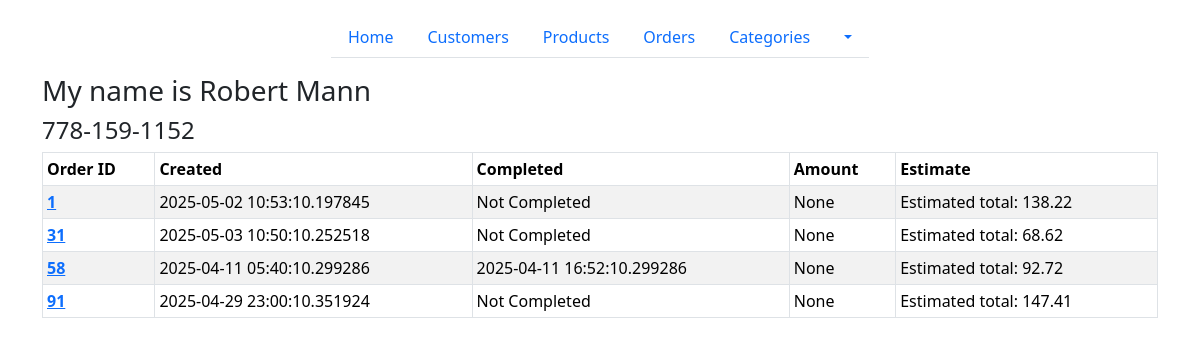
/customers/2, run on the app's committed database.
### models/customer.py (models this page shows, shortened)
class Customer(db.Model):
    __tablename__ = "Customers"
    id = db.mapped_column(db.Integer, primary_key=True)
    name = db.mapped_column(db.String)
    phone = db.mapped_column(db.String, unique=True)
    orders = db.relationship("Order", back_populates="customer")

### models/order.py (models this page shows, shortened)
class Order(db.Model):
    __tablename__ = "Orders"
    id = db.mapped_column(db.Integer, primary_key=True)
    customer_id = db.mapped_column(db.Integer, db.ForeignKey("Customers.id"))
    created = db.mapped_column(db.DateTime, nullable=False, default=db.func.now())
    completed = db.mapped_column(db.DateTime, nullable=True, default=None)
    amount = db.mapped_column(db.DECIMAL(6,2), nullable=True, default=None)
    items = db.relationship('ProductOrder', back_populates="order")
    customer = db.relationship('Customer', back_populates='orders')
    def estimate(self):
        total = 0
        for item in self.items:
            total += item.quantity * item.product.price
        return round(total,2)

### models/productOrder.py (models this page shows, shortened)
class ProductOrder(db.Model):
    __tablename__ = "ProductOrder"
    product_id = db.mapped_column(db.ForeignKey("Products.id"), primary_key=True)
    order_id = db.mapped_column(db.ForeignKey("Orders.id"), primary_key=True)
    quantity = db.mapped_column(db.Integer, nullable=False)
    product = db.relationship('Product', back_populates="order")
    order = db.relationship('Order', back_populates='items')

### models/product.py (models this page shows, shortened)
class Product(db.Model):
    __tablename__ = "Products"
    id = db.mapped_column(db.Integer, primary_key=True)
    name = db.mapped_column(db.String)
    price = db.mapped_column(db.DECIMAL(10, 2))
    available = db.mapped_column(db.Integer, default=0)
    category_id = db.mapped_column(db.Integer, db.ForeignKey("Categories.id"))
    category = db.relationship("Category", back_populates="products")
    order = db.relationship("ProductOrder", back_populates="product")

### routes/customers.py (the view)
@customers_bp.route("/<int:id>")
def customer_detail(id):
    stmt = db.select(Customer).where(Customer.id == id)
    data = db.session.execute(stmt).scalar()
    stmt2 = db.select(Order).where(Order.customer_id == id)
    orders = db.session.execute(stmt2).scalars()
    return render_template("customer.html", customer = data, orders=orders)

### templates/customer.html
{% extends "base.html" %}
{% block content %}
<h3>My name is {{ customer.name }}</h3>
<h4>{{ customer.phone }}</h4>
<table class="table table-bordered table-striped table-sm table-hover">
    <thead>
        <tr>
            <th>Order ID</th>
            <th>Created</th>
            <th>Completed</th>
            <th>Amount</th>
            <th>Estimate</th>
        </tr>
    </thead>
    <tbody class="table-group-divider">
    <tbody>
        {% for order in orders %}
        <tr>
            <th>
                <a href="{{ url_for('single_order_page', order_id=order.id)}}">{{ order.id }}</a>
            </th>
            <td>
                {{ order.created }}
            </td>
            <td>
                {% if not order.completed %}
                Not Completed
                {% else %}
                {{ order.completed }}
                {% endif %}
            </td>
            <td>
                {{ order.amount }}
            </td>
            <td>
                Estimated total: {{ order.estimate() }}
            </td>
        </tr>
        {% endfor %}
    </tbody>
</table>
</body>
{% endblock %}

### data on the page
Customer: name "Robert Mann", phone "778-159-1152"
Order: id "1", created "2025-05-02 10:53:10.197845", shows "Not Completed", amount "None", estimate "138.22"
Order: id "31", created "2025-05-03 10:50:10.252518", shows "Not Completed", amount "None", estimate "68.62"
Order: id "58", created "2025-04-11 05:40:10.299286", completed "2025-04-11 16:52:10.299286", amount "None", estimate "92.72"
Order: id "91", created "2025-04-29 23:00:10.351924", shows "Not Completed", amount "None", estimate "147.41"
